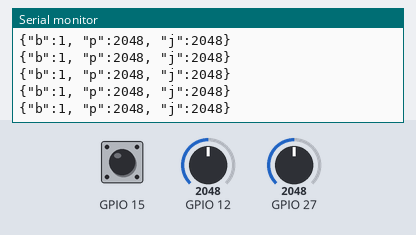
This sketch was run on a simulated ESP32. On the bench: the last lines printed to the serial monitor. Inputs (shaded band) come from the test bench; at power-on: GPIO 12 = 2048, GPIO 27 = 2048, GPIO 15 HIGH.

Above: at 1.2 s.
1.3 s: GPIO 12 set to 2866
At 1.31 s:
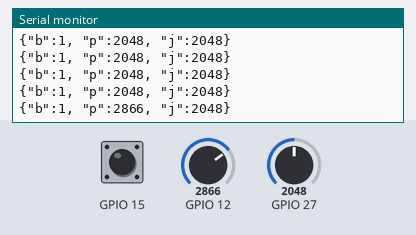
2.8 s: GPIO 27 set to 2866
At 2.82 s:
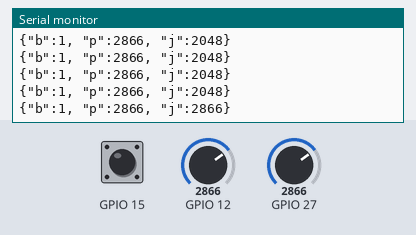
4.3 s: GPIO 15 pulled LOW for 0.15 s
At 4.32 s:
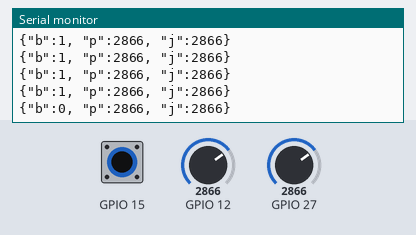
5.9 s: GPIO 12 set to 3603
At 5.93 s:
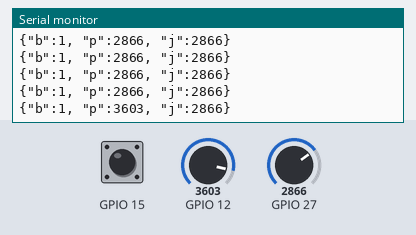
7.4 s: GPIO 15 pulled LOW for 1 s
At 7.44 s:
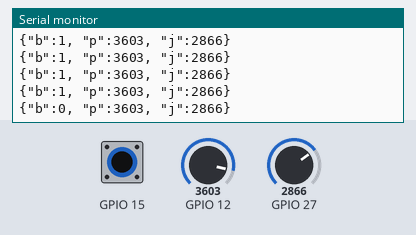
9.9 s: GPIO 27 set to 3603
At 9.95 s:
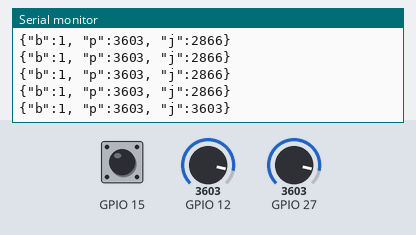
Timing chart, 0 to 12.4 s (numbered marks = the images above; inputs shaded):
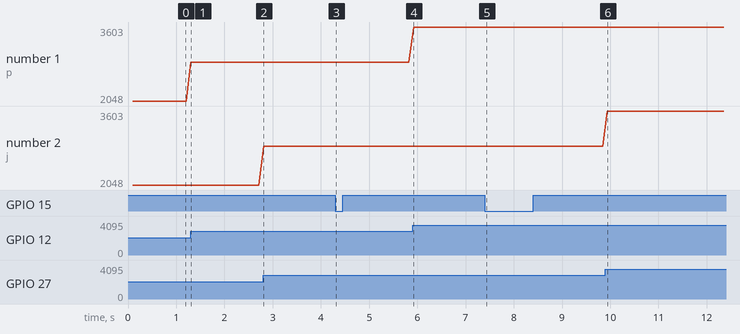

Measured:
- after the input at 1.3 s, the serial monitor: prints a new line at once (image 1)
- after the input at 2.8 s, the serial monitor: prints a new line at once (image 2)
- after the input at 4.3 s, the serial monitor: prints a new line at once (image 3)
- after the input at 5.9 s, the serial monitor: prints a new line at once (image 4)
- after the input at 7.4 s, the serial monitor: prints a new line at once (image 5)
- after the input at 9.9 s, the serial monitor: prints a new line at once (image 6)
- plotted number 1: 2048 → 2866 after the input at 1.3 s, 2866 → 3603 after the input at 5.9 s

The sketch:

read_parts.ino
```cpp
//const int btnPin = 15;
//const int potPin = 12;
//const int joyPin = 27;

void setup() {
  // put your setup code here, to run once:
  Serial.begin(115200);
  Serial.println("Hello, ESP32!");
}

void loop() {
  // put your main code here, to run repeatedly:
  pinMode(15, INPUT_PULLUP);


  delay(100); // this speeds up the simulation
  //button is 15
  //pot is 12
  //joystick is y - 27 and x - 26
  //Serial.println("button");
  Serial.print("{\"b\":");
  Serial.print(digitalRead(15));
  Serial.print(", \"p\":");
  Serial.print(analogRead(12));
  Serial.print(", \"j\":");
  Serial.print(analogRead(27));
  Serial.println("}");
  //delay(100);
  //Serial.println("pot");

  //delay(100);
  //Serial.println("joy");


}
```
